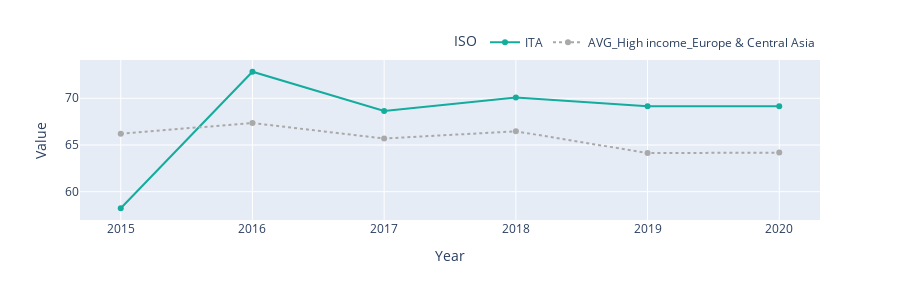

The notebook cell saved with this chart:
### Markdown cell above
# Trends

### Code cell
ISO = 'ITA'

REF = 'AVG_' + "_".join(data[data.ISO == ISO][["IncomeLevel", 'Region']].drop_duplicates().values[0].tolist())

df = data[(data.ISO.isin([ISO, REF])) & (data.Aggregation == 'Index')]

fig = px.line(df,
              x='Year',
              y='Value',
              color='ISO',
              line_dash='ISO',
              color_discrete_map={ISO: '#14ac9c', REF:'darkgrey'},
              height=300)
fig.for_each_annotation(lambda a: a.update(text=a.text.split("=")[-1]))
fig.update_yaxes(visible=True, fixedrange=True)
fig.update_traces(mode='lines+markers')
fig.update_layout(legend=dict(
    orientation="h",
    yanchor="bottom",
    y=1.02,
    xanchor="right",
    x=1
))

### Figure 1 — Plotly figure (JSON) as saved in the notebook; plotly's stock layout.template omitted (floating-point values rounded to 4 significant figures)
{"data": [{"hovertemplate": "ISO=ITA<br>Year=%{x}<br>Value=%{y}<extra></extra>", "legendgroup": "ITA", "line": {"color": "#14ac9c", "dash": "solid"}, "mode": "lines+markers", "name": "ITA", "orientation": "v", "showlegend": true, "type": "scatter", "x": [2015, 2016, 2017, 2018, 2019, 2020], "xaxis": "x", "y": [58.23, 72.84, 68.63, 70.09, 69.15, 69.15], "yaxis": "y"}, {"hovertemplate": "ISO=AVG_High income_Europe & Central Asia<br>Year=%{x}<br>Value=%{y}<extra></extra>", "legendgroup": "AVG_High income_Europe & Central Asia", "line": {"color": "darkgrey", "dash": "dot"}, "mode": "lines+markers", "name": "AVG_High income_Europe & Central Asia", "orientation": "v", "showlegend": true, "type": "scatter", "x": [2015, 2016, 2017, 2018, 2019, 2020], "xaxis": "x", "y": [66.21, 67.35, 65.69, 66.47, 64.13, 64.18], "yaxis": "y"}], "layout": {"height": 300, "legend": {"orientation": "h", "title": {"text": "ISO"}, "tracegroupgap": 0, "x": 1, "xanchor": "right", "y": 1.02, "yanchor": "bottom"}, "margin": {"t": 60}, "xaxis": {"anchor": "y", "domain": [0, 1], "title": {"text": "Year"}}, "yaxis": {"anchor": "x", "domain": [0, 1], "fixedrange": true, "title": {"text": "Value"}, "visible": true}}}
